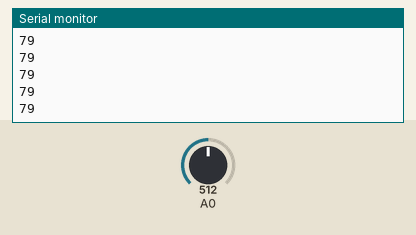
Recording of a sketch running on a simulated Arduino Uno, built with avr-gcc and run on an emulated ATmega328P. On the bench: the last lines printed to the serial monitor. The test bench sets the inputs (shaded band); at power-on: A0 = 512.

Above: at 1.2 s.
1.3 s: A0 set to 716
At 1.32 s:
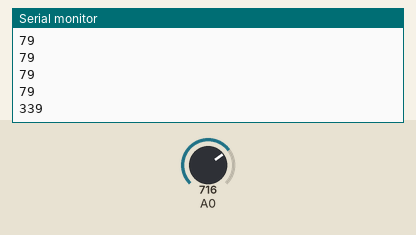
2.8 s: A0 set to 900
At 2.83 s:
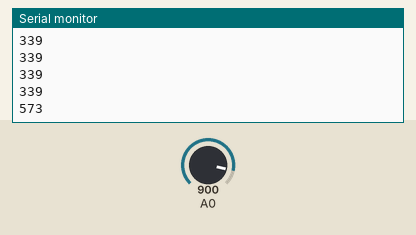
Timing chart, 0 to 5.8 s (numbered marks = the images above; inputs shaded):
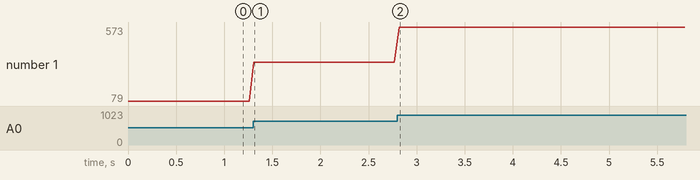

Measured:
- after the input at 1.3 s, the serial monitor: prints a new line at once (image 1)
- after the input at 2.8 s, the serial monitor: prints a new line at once (image 2)
- plotted number 1: 79 → 339 after the input at 1.3 s, 339 → 573 after the input at 2.8 s

The sketch:

graphics.ino
```cpp
unsigned int ADCValue;


void setup(){
    Serial.begin(9600);
}

void loop(){
    int val = analogRead(A0);
    val = map(val, 450, 650, 0, 255);
    Serial.println(val);
    delay(50);
}
```
